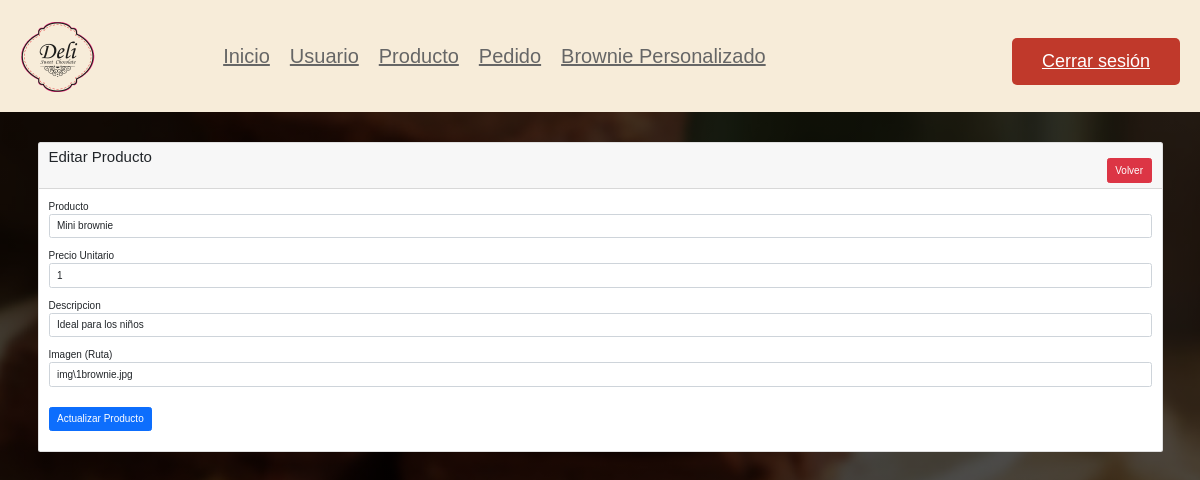
Page /Vista/Admin/Producto/EditarProducto.php?idProducto=1 on the committed database.
### tables this page shows
CREATE TABLE `producto` (
  `idProducto` int(11) NOT NULL,
  `NombreProducto` varchar(100) NOT NULL,
  `PrecioUnitario` float NOT NULL,
  `Descripcion` varchar(50) NOT NULL,
  `Image` text DEFAULT NULL
);

### Vista/Admin/Producto/EditarProducto.php (the view, shortened to what this page needs)
<?php
require 'C:\xampp\htdocs\Vista\Admin\AdminDB.php';
?>
<!doctype html>
<html lang="en">
  <head>
    <link rel="stylesheet" href="https://cdnjs.cloudflare.com/ajax/libs/font-awesome/6.0.0/css/all.min.css">
    <link rel="stylesheet" href="/Vista/estilos/admin.css">
    <link href="https://cdn.jsdelivr.net/npm/bootstrap@5.1.3/dist/css/bootstrap.min.css" rel="stylesheet">
</head>
<body>
    <?php include('../header.php')?>
    <div class="container mt-5">
        <div class="row">
            <div class="col-md-12">
                <div class="card">
                    <div class="card-header">
                        <h4>Editar Producto
                            <a href="IndexProducto.php" class="btn btn-danger float-end">Volver</a>
                        </h4>
                    </div>
                    <div class="card-body">
                        <?php
                        if(isset($_GET['idProducto']))
                        {
                            $ProductoID = mysqli_real_escape_string($conn, $_GET['idProducto']);
                            $ConsultaE = "CALL pa_listar_Producto_id('$ProductoID');";
                            $ResultadoE = mysqli_query($conn, $ConsultaE);
                            if(mysqli_num_rows($ResultadoE) > 0)
                            {
                                $ProductoA = mysqli_fetch_array($ResultadoE);
                                ?>
                                <form action="ProductoCRUD.php" method="POST">
                                    <div class="mb-3">
                                        <label>Producto</label>
                                        <input type="text" name="Eproducto" value="<?=$ProductoA['NombreProducto'];?>" class="form-control">
                                    </div>
                                    <div class="mb-3">
                                        <label>Precio Unitario</label>
                                        <input type="text" name="Eprecio" value="<?=$ProductoA['PrecioUnitario'];?>" class="form-control">
                                    </div>
                                    <div class="mb-3">
                                        <label>Descripcion</label>
                                        <input type="text" name="Edescripcion" maxlength="100" value="<?=$ProductoA['Descripcion'];?>" class="form-control">
                                    </div>
                                    <div class="mb-3">
                                        <label>Imagen (Ruta)</label>
                                        <input type="text" name="Eimagen" value="<?=$ProductoA['Image'];?>" class="form-control">
                                    </div>
                                    <div class="mb-3">
                                        <button type="submit" name="actualizarP" class="btn btn-primary">
                                            Actualizar Producto
                                        </button>
                                    </div>
                                </form>
                                <?php
                            }
                            else
                            {
                                echo "<h4>Id no encontrado</h4>";
                            }
                        }
                        ?>
                    </div>
                </div>
            </div>
        </div>
    </div>
</body>
</html>

### Vista/estilos/admin.css (style rules this page uses)
:root { --light-yellow: #FFD080; --light-orange: #E38956; --black: #333; --white: #fff; --red: #c0392b; --light-color: #666; --light-bg: #f5f5f5; --light-pink: #f7ecd9; --light-white: #ccc; --border: .1rem solid var(--light-color); --box-shadow:0 .5rem 1rem rgba(0,0,0,.1); }
* { font-family: sans-serif; margin: 0; padding: 0; box-sizing: border-box; outline: none; border: none; text-decoration: none; }
html { font-size: 62.5%; overflow-x: hidden; }
body { background: linear-gradient(rgba(0, 0, 0, .7), rgba(0, 0, 0, .7)), url(../img/fondo.jpg); background-position: center center; background-attachment: fixed; background-repeat: no-repeat; background-size: auto; }
.btn, .option-btn, .delete-btn, .white-btn { display: inline-block; margin-top: 1rem; padding: 1rem 3rem; cursor: pointer; background-color: var(--light-yellow); color: var(--white); font-size: 1.8rem; border-radius: .5rem; }

### rows in the picture
producto: Eproducto "Mini brownie", Eprecio "1", Edescripcion "Ideal para los niños", Eimagen "img\\1brownie.jpg"
